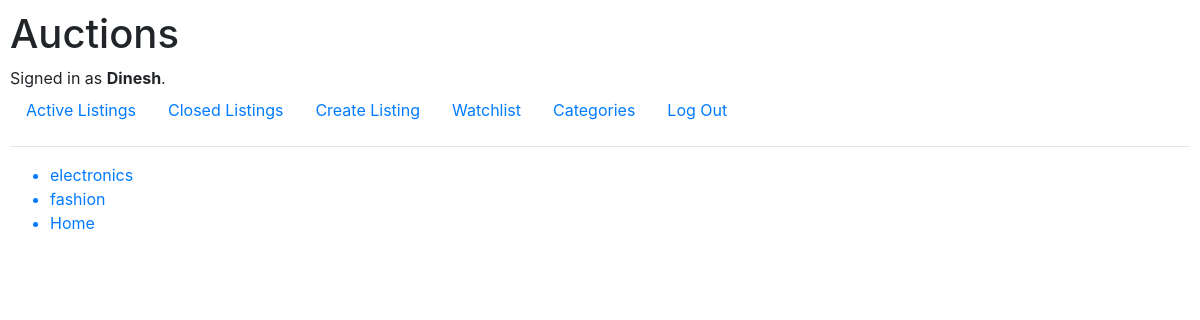
The page /categories (signed in) on the database its author committed.
### auctions/models.py (models this page shows, shortened)
class User(AbstractUser):
    pass

class listing(models.Model):
	status=models.BooleanField(default=True)
	title=models.CharField(max_length=65)
	description=models.CharField(max_length=300)
	category=models.CharField(max_length=64,blank=True)
	start_bid=models.FloatField()
	image=models.URLField()
	date=models.DateTimeField()
	creator=models.ForeignKey(User,on_delete=models.CASCADE,related_name="listings")
	subscribers=models.ManyToManyField(User,blank=True,related_name="watchlist")

### auctions/views.py (the view)
# urls.py: path("categories",views.categories,name="categories"),
@login_required
def categories(request):
    list=listing.objects.all()
    categories=set()
    '''for i in list:
        if i.category != "":
            categories.add(i.category)'''
    for i in list:
        if i.status:
            categories.add(i.category)
    return render(request,"auctions/categories.html",{"categories":categories})

### auctions/templates/auctions/categories.html
{% extends "auctions/layout.html" %}
{% block body %}
<ul>
{% for category in categories %}
  <a href="{% url 'category' category %}"><li>{{category}}</li></a>
{% endfor %}
</ul>
{% endblock %}

### auctions/templates/auctions/layout.html (shortened to what this page needs)
{% load static %}
<!DOCTYPE html>
<html lang="en">
    <head>
        <link rel="stylesheet" href="https://stackpath.bootstrapcdn.com/bootstrap/4.4.1/css/bootstrap.min.css">
        <link href="{% static 'auctions/styles.css' %}" rel="stylesheet">
    </head>
    <body>
        <h1>Auctions</h1>
        <div>
            {% if user.is_authenticated %}
                Signed in as <strong>{{ user.username }}</strong>.
            {% else %}
                Not signed in.
            {% endif %}
        </div>
        <ul class="nav">
            <li class="nav-item">
                <a class="nav-link" href="{% url 'index' %}">Active Listings</a>
            </li>
            <li class="nav-item">
                <a  class="nav-link" href="{% url 'closed_listing' %}"> Closed Listings </a>
            </li>
            {% if user.is_authenticated %}
                <li class="nav_item">
                    <a href="{% url 'createlisting' %}" class="nav-link">Create Listing</a>
                </li>
                <li class="nav_item">
                    <a href="{% url 'watchlist' %}" class="nav-link">Watchlist</a>
                </li>
                <li class="nav_item">
                    <a href="{% url 'categories' %}" class="nav-link">Categories</a>
                </li>
                <li class="nav-item">
                    <a class="nav-link" href="{% url 'logout' %}">Log Out</a>
                </li>
            {% endif %}
        </ul>
        <hr>
        {% block body %}
        {% endblock %}
    </body>
</html>

### auctions/static/auctions/styles.css (style rules this page uses)
body { padding: 10px; width: auto; }

### rows shown on the page
User: username "Dinesh"
listing: categories "electronics"
listing: categories "fashion"
listing: categories "Home"
